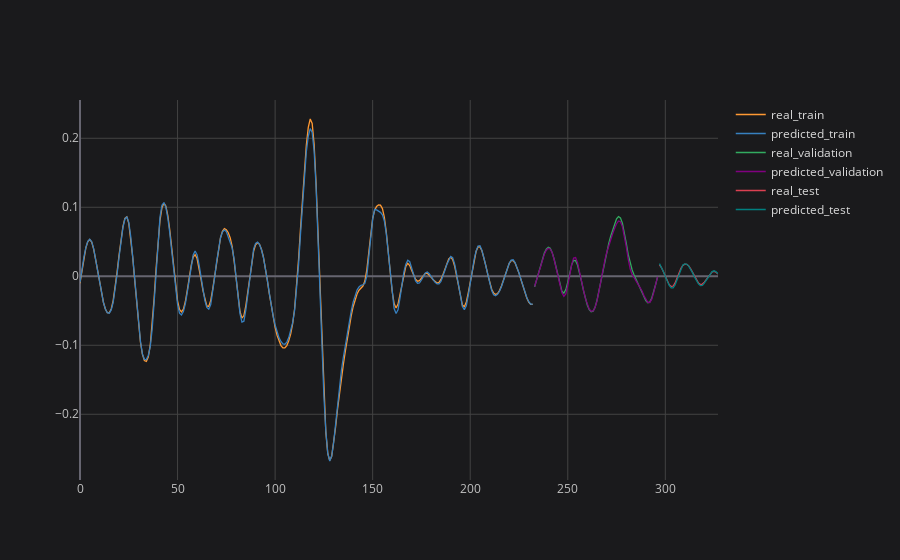

Notebook code for this chart:
### Code cell
# plotting partial result
plot_ticker = 'VALE3'
plot_feature = 'Adj Close'
plot_imf = 'IMF3'

concatenated_results[plot_ticker][plot_feature][plot_imf].iplot(title=f'{plot_ticker} {plot_feature} {plot_imf}', asFigure=True, layout=space)

### Figure 1 — Plotly figure (JSON) as saved in the notebook; plotly's stock layout.template omitted (floating-point values rounded to 4 significant figures; data arrays with more than 128 entries replaced by an {"elided": "..."} marker saying what was removed)
{"data": [{"line": {"color": "rgba(255, 153, 51, 1.0)", "dash": "solid", "shape": "linear", "width": 1.3}, "mode": "lines", "name": "real_train", "text": "", "type": "scatter", "x": {"elided": "328 int values"}, "y": {"elided": "328 mixed values"}}, {"line": {"color": "rgba(55, 128, 191, 1.0)", "dash": "solid", "shape": "linear", "width": 1.3}, "mode": "lines", "name": "predicted_train", "text": "", "type": "scatter", "x": {"elided": "328 int values"}, "y": {"elided": "328 mixed values"}}, {"line": {"color": "rgba(50, 171, 96, 1.0)", "dash": "solid", "shape": "linear", "width": 1.3}, "mode": "lines", "name": "real_validation", "text": "", "type": "scatter", "x": {"elided": "328 int values"}, "y": {"elided": "328 mixed values"}}, {"line": {"color": "rgba(128, 0, 128, 1.0)", "dash": "solid", "shape": "linear", "width": 1.3}, "mode": "lines", "name": "predicted_validation", "text": "", "type": "scatter", "x": {"elided": "328 int values"}, "y": {"elided": "328 mixed values"}}, {"line": {"color": "rgba(219, 64, 82, 1.0)", "dash": "solid", "shape": "linear", "width": 1.3}, "mode": "lines", "name": "real_test", "text": "", "type": "scatter", "x": {"elided": "328 int values"}, "y": {"elided": "328 mixed values"}}, {"line": {"color": "rgba(0, 128, 128, 1.0)", "dash": "solid", "shape": "linear", "width": 1.3}, "mode": "lines", "name": "predicted_test", "text": "", "type": "scatter", "x": {"elided": "328 int values"}, "y": {"elided": "328 mixed values"}}], "layout": {"legend": {"bgcolor": "#1A1A1C", "font": {"color": "#D9D9D9", "size": 12}}, "paper_bgcolor": "#1A1A1C", "plot_bgcolor": "#1A1A1C", "title": {"font": {"color": "#D9D9D9"}, "x": 0.5}, "xaxis": {"gridcolor": "#434343", "showgrid": true, "tickfont": {"color": "#C2C2C2", "size": 12}, "title": {"font": {"color": "#D9D9D9"}}, "zerolinecolor": "#666570"}, "yaxis": {"gridcolor": "#434343", "showgrid": true, "tickfont": {"color": "#C2C2C2", "size": 12}, "title": {"font": {"color": "#D9D9D9"}}, "zerolinecolor": "#666570"}}}
